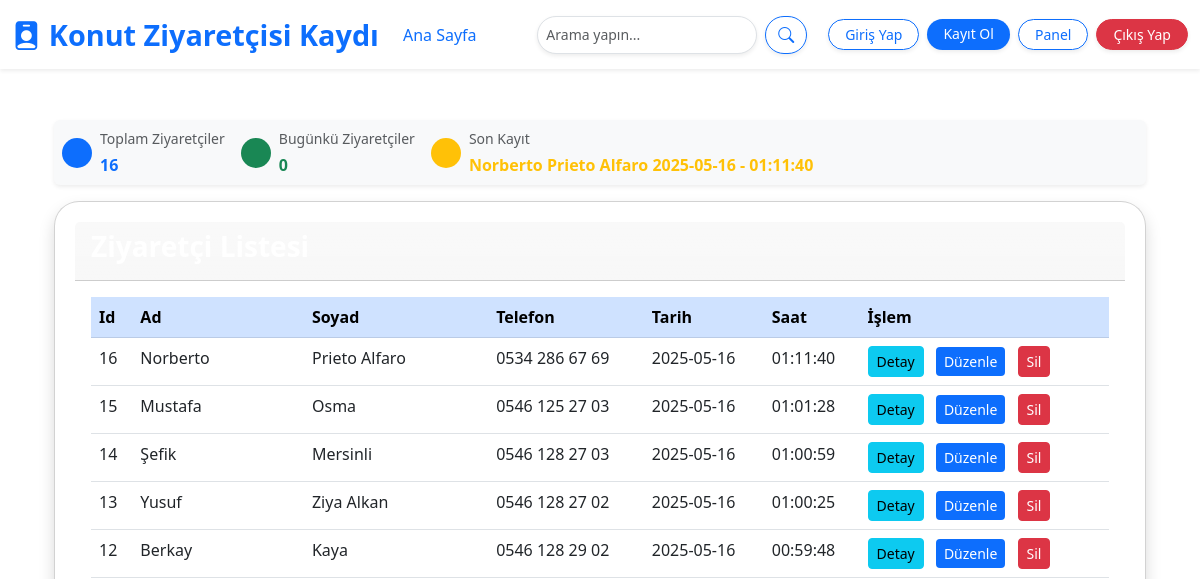
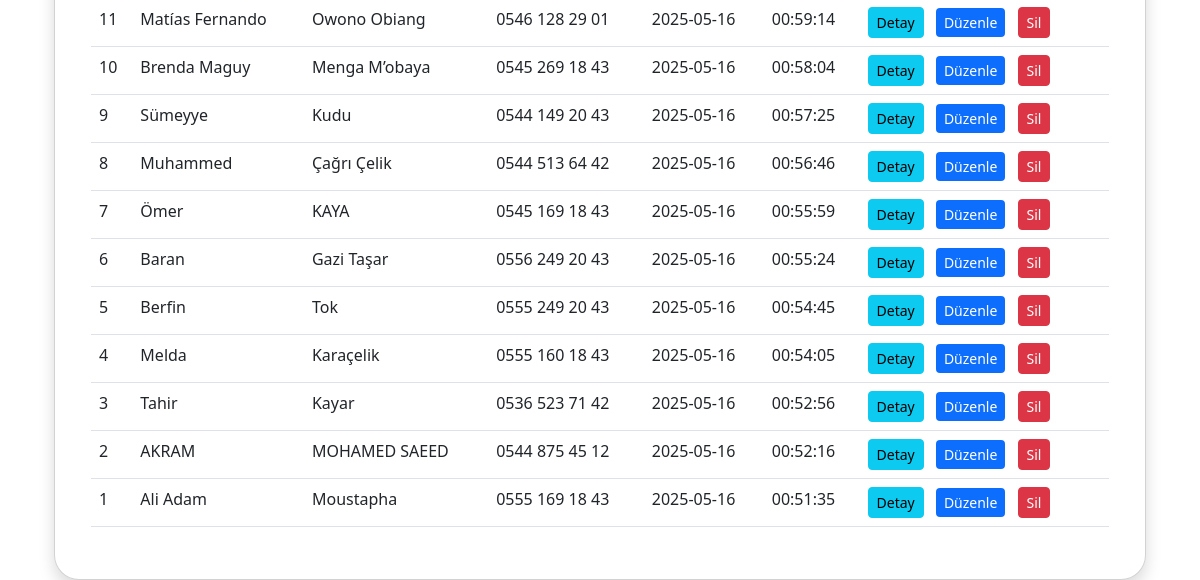
Page /dashboard (signed in) on the earlier database version (2 pictures, top to bottom).
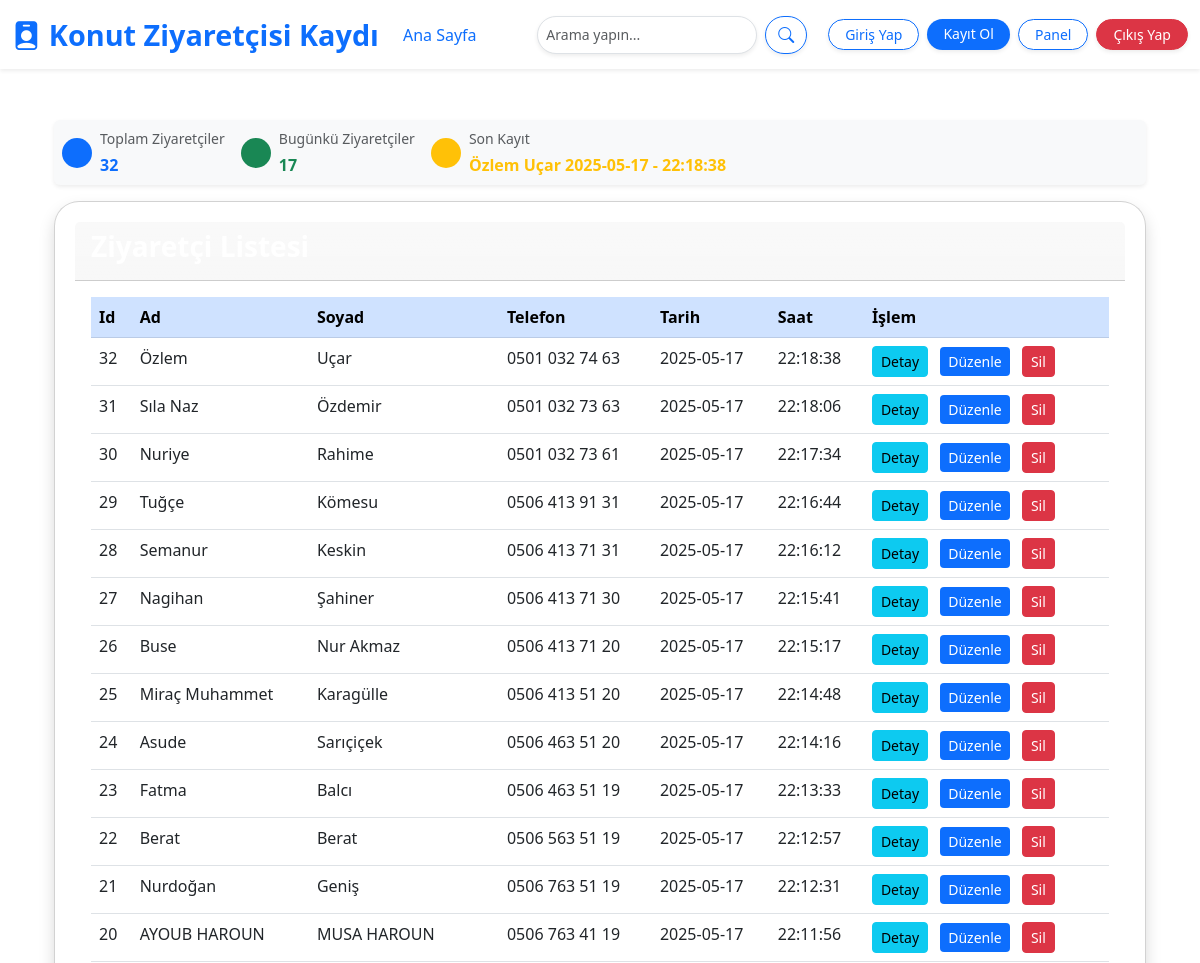
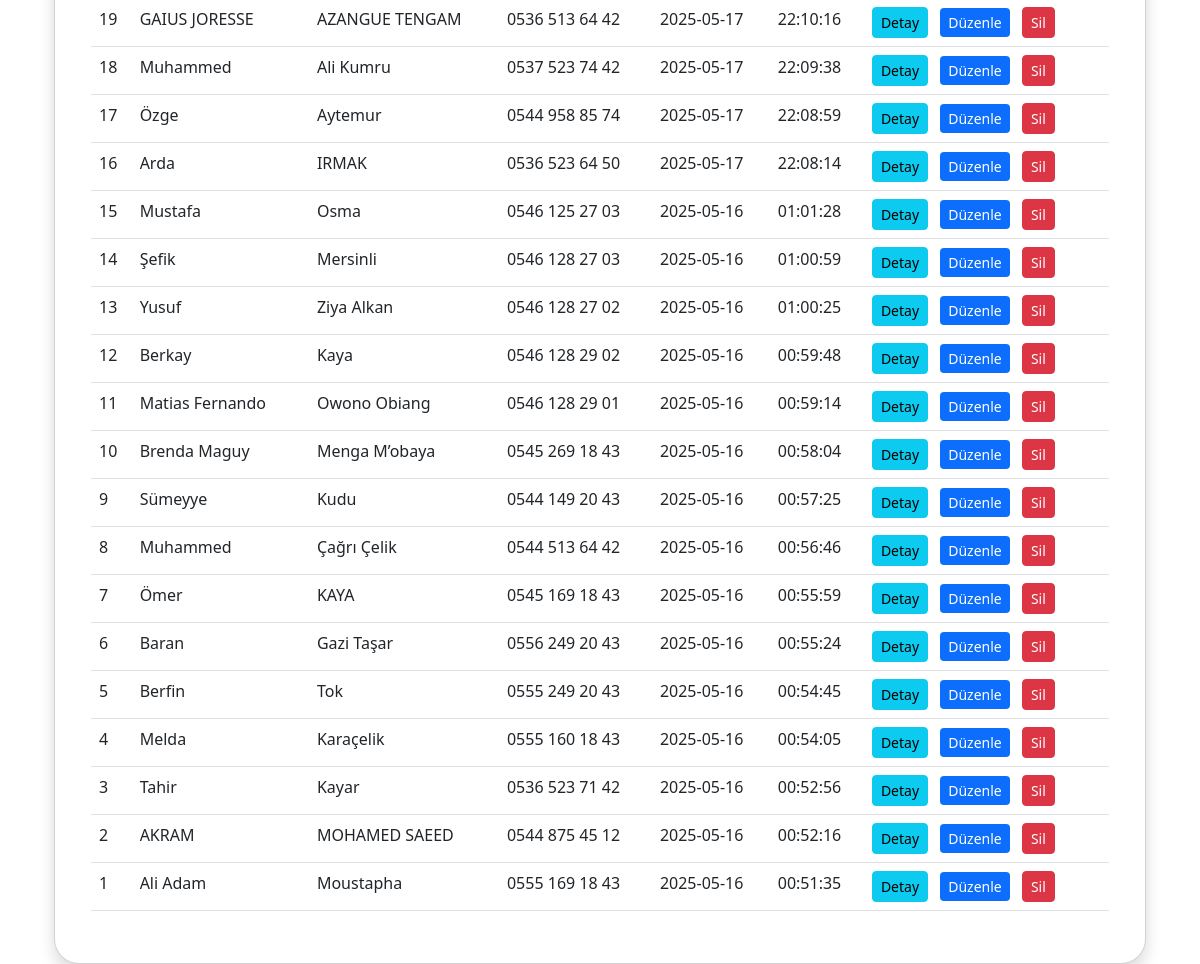
Same page on the later database version (2 pictures, top to bottom).
### models.py (models this page shows)
class Visitor(db.Model):
    __tablename__ = 'visitor'
    __table_args__ = {'extend_existing': True}
    id = db.Column(db.Integer, primary_key=True)
    name = db.Column(db.String(100), nullable=False)
    surname = db.Column(db.String(100), nullable=False)
    phone = db.Column(db.String(15), nullable=False)
    date = db.Column(db.Date, nullable=False)
    time = db.Column(db.Time, nullable=False)
    other_data = db.Column(db.Text, nullable=True)

### app.py (the view)
@app.route('/dashboard')
@login_required
def dashboard():
    query = request.args.get('q', '').strip()
    total_visitors = Visitor.query.count()
    today = datetime.today().date()
    visitors_today = Visitor.query.filter_by(date=today).count()
    last_visitor = Visitor.query.order_by(Visitor.id.desc()).first()
    last_registration = (
    f"{last_visitor.name} {last_visitor.surname} {last_visitor.date.strftime('%Y-%m-%d')} - {last_visitor.time.strftime('%H:%M:%S')}"
    if last_visitor else "Artık günlükçü yok"
)
    if query:
        visitors = Visitor.query.filter(
            or_(
                func.lower(Visitor.name).contains(query.lower()),
                func.lower(Visitor.surname).contains(query.lower())
            )
        ).order_by(Visitor.date.desc(), Visitor.time.desc()).all()
    else:
        visitors = Visitor.query.order_by(Visitor.date.desc(), Visitor.time.desc()).all()
    return render_template(
        'dashboard.html',
        visitors=visitors,
        total_visitors=total_visitors,
        visitors_today=visitors_today,
        last_registration=last_registration
    )

### app.py (called while the page is built)
@login_manager.user_loader
def load_user(user_id):
    return User.query.get(int(user_id))

### templates/dashboard.html (shortened to what this page needs)
{% extends "base.html" %}
{% block page_class %}dashboard-background{% endblock %}
{% block content %}
<div class="container mt-4">
    <div class="d-flex justify-content-between align-items-center bg-light shadow-sm rounded p-2 mb-3">
        <div class="d-flex gap-3">
            <div class="stat-box d-flex align-items-center">
                <div class="icon bg-primary text-white rounded-circle d-flex justify-content-center align-items-center" style="width: 30px; height: 30px;">
                </div>
                <div class="ms-2">
                    <p class="mb-1 text-muted small">Toplam Ziyaretçiler</p>
                    <p class="fw-bold text-primary mb-0">{{ total_visitors }}</p>
                </div>
            </div>
            <div class="stat-box d-flex align-items-center">
                <div class="icon bg-success text-white rounded-circle d-flex justify-content-center align-items-center" style="width: 30px; height: 30px;">
                </div>
                <div class="ms-2">
                    <p class="mb-1 text-muted small">Bugünkü Ziyaretçiler</p>
                    <p class="fw-bold text-success mb-0">{{ visitors_today }}</p>
                </div>
            </div>
            <div class="stat-box d-flex align-items-center">
                <div class="icon bg-warning text-white rounded-circle d-flex justify-content-center align-items-center" style="width: 30px; height: 30px;">
                </div>
                <div class="ms-2">
                    <p class="mb-1 text-muted small">Son Kayıt</p>
                    <p class="fw-bold text-warning mb-0">{{ last_registration }}</p>
                </div>
            </div>
        </div>
    </div>
    <div class="card shadow blurred-box">
        <div class="card-header bg-gradient text-white">
            <h5 class="fw-bold fs-3">Ziyaretçi Listesi</h5>
        </div>
        <div class="card-body">
            <table class="table table-hover">
                <thead class="table-primary text-white">
                    <tr>
                        <th>Id</th>
                        <th>Ad</th>
                        <th>Soyad</th>
                        <th>Telefon</th>
                        <th>Tarih</th>
                        <th>Saat</th>
                        <th>İşlem</th>
                    </tr>
                </thead>
                <tbody>
                    {% for visitor in visitors %}
                    <tr>
                        <td>{{ visitor.id }}</td>
                        <td>{{ visitor.name }}</td>
                        <td>{{ visitor.surname }}</td>
                        <td>{{ visitor.phone }}</td>
                        <td>{{ visitor.date }}</td>
                        <td>{{ visitor.time.strftime('%H:%M:%S') }}</td>
                        <td>
                            <a href="/visitor_info/{{ visitor.id }}" class="btn btn-sm btn-info me-2">Detay</a>
                            <a href="/editvisitor/{{ visitor.id }}" class="btn btn-sm btn-primary me-2">Düzenle</a>
                            <form action="{{ url_for('delete_visitor', id=visitor.id) }}" method="POST" style="display:inline;" onsubmit="return confirm('Bu kaydı silmek istediğinize emin misiniz?');">
                                <button type="submit" class="btn btn-sm btn-danger me-2">Sil</button>
                            </form>
                        </td>
                    </tr>
                    {% endfor %}
                </tbody>
            </table>
        </div>
    </div>
</div>
{% endblock %}

### templates/base.html (shortened to what this page needs)
<!DOCTYPE html>
<html lang="tr">
<head>
    <link href="https://cdn.jsdelivr.net/npm/bootstrap@5.3.0/dist/css/bootstrap.min.css" rel="stylesheet">
    <link rel="stylesheet" href="https://cdn.jsdelivr.net/npm/bootstrap-icons@1.10.0/font/bootstrap-icons.css">
    <link rel="stylesheet" href="/static/styles.css">
</head>
<body class="{% block page_class %}{% endblock %}">
    <nav class="navbar navbar-expand-lg navbar-light bg-white shadow-sm fixed-top">
        <div class="container-fluid">
            <a class="navbar-brand d-flex align-items-center text-primary fw-bold" href="/">
                <i class="bi bi-person-badge-fill me-2" style="font-size: 1.8rem;"></i>
                Konut Ziyaretçisi Kaydı
            </a>
            <div class="collapse navbar-collapse justify-content-between" id="navbarNav">
                <ul class="navbar-nav">
                    <li class="nav-item">
                        <a href="/" class="nav-link text-primary fw-medium">Ana Sayfa</a>
                    </li>
                </ul>
                    <form class="d-flex me-3" action="{{ url_for('dashboard') }}" method="GET" id="searchForm">
                        <input name="q" id="searchInput" class="form-control form-control-sm rounded-pill ms-5 shadow-sm"
                            type="search" placeholder="Arama yapın..." aria-label="Search"
                            value="{{ request.args.get('q', '') }}">
                        <button class="btn btn-outline-primary rounded-pill ms-2 shadow-sm" type="submit">
                            <i class="bi bi-search"></i>
                        </button>
                    </form>
                <div class="d-flex">
                    <a href="/login" class="btn btn-outline-primary btn-sm rounded-pill px-3 shadow-sm me-2">Giriş Yap</a>
                    <a href="/registervisitor" class="btn btn-primary btn-sm rounded-pill px-3 shadow-sm me-2">Kayıt Ol</a>
                    <a href="/dashboard" class="btn btn-outline-primary btn-sm rounded-pill px-3 shadow-sm me-2">Panel</a>
                    {% if current_user.is_authenticated %}
                    <a href="{{ url_for('logout') }}" class="btn btn-danger btn-sm rounded-pill px-3 shadow-sm me-">Çıkış Yap</a>
                    {% endif %}
                </div>
            </div>
        </div>
    </nav>
    <main class="container mt-5 pt-5">
        {% block content %}
        {% endblock %}
    </main>
</body>
</html>

### static/styles.css (style rules this page uses)
.dashboard-background { background-image: url('/static/img/victor-sutty-5vYJJ2khdj8-unsplash1.png'); background-size: cover; background-position: center; background-repeat: no-repeat; background-attachment: fixed; }
.blurred-box { background: rgba(255, 255, 255, 0.1); backdrop-filter: blur(10px); border-radius: 25px; padding: 20px; box-shadow: 0px 4px 10px rgba(0, 0, 0, 0.1); }
.navbar { transition: all 0.3s ease; }
.navbar-brand { font-size: 1.8rem; }
.nav-link { font-weight: 500; font-size: 1rem; }
.btn-primary { background-color: #0d6efd; border: none; }
.btn-outline-primary { border-color: #0d6efd; color: #0d6efd; }
form input { font-size: 0.9rem; border-color: #dee2e6; transition: all 0.3s ease; }
.shadow-sm { box-shadow: 0 4px 10px rgba(0, 0, 0, 0.1); }

Differences in the rows shown:
added Visitor: id "32", name "Özlem", surname "Uçar", phone "0501 032 74 63", date "2025-05-17", time "22:18:38"
added Visitor: id "31", name "Sıla Naz", surname "Özdemir", phone "0501 032 73 63", date "2025-05-17", time "22:18:06"
added Visitor: id "30", name "Nuriye", surname "Rahime", phone "0501 032 73 61", date "2025-05-17", time "22:17:34"
added Visitor: id "29", name "Tuğçe", surname "Kömesu", phone "0506 413 91 31", date "2025-05-17", time "22:16:44"
added Visitor: id "28", name "Semanur", surname "Keskin", phone "0506 413 71 31", date "2025-05-17", time "22:16:12"
added Visitor: id "27", name "Nagihan", surname "Şahiner", phone "0506 413 71 30", date "2025-05-17", time "22:15:41"
added Visitor: id "26", name "Buse", surname "Nur Akmaz", phone "0506 413 71 20", date "2025-05-17", time "22:15:17"
added Visitor: id "25", name "Miraç Muhammet", surname "Karagülle", phone "0506 413 51 20", date "2025-05-17", time "22:14:48"
added Visitor: id "24", name "Asude", surname "Sarıçiçek", phone "0506 463 51 20", date "2025-05-17", time "22:14:16"
added Visitor: id "23", name "Fatma", surname "Balcı", phone "0506 463 51 19", date "2025-05-17", time "22:13:33"
added Visitor: id "22", name "Berat", surname "Berat", phone "0506 563 51 19", date "2025-05-17", time "22:12:57"
added Visitor: id "21", name "Nurdoğan", surname "Geniş", phone "0506 763 51 19", date "2025-05-17", time "22:12:31"
added Visitor: id "20", name "AYOUB HAROUN", surname "MUSA HAROUN", phone "0506 763 41 19", date "2025-05-17", time "22:11:56"
added Visitor: id "19", name "GAIUS JORESSE", surname "AZANGUE TENGAM", phone "0536 513 64 42", date "2025-05-17", time "22:10:16"
added Visitor: id "18", name "Muhammed", surname "Ali Kumru", phone "0537 523 74 42", date "2025-05-17", time "22:09:38"
added Visitor: id "17", name "Özge", surname "Aytemur", phone "0544 958 85 74", date "2025-05-17", time "22:08:59"
changed Visitor id 16: name "Norberto" → "Arda"; surname "Prieto Alfaro" → "IRMAK"; phone "0534 286 67 69" → "0536 523 64 50"; date "2025-05-16" → "2025-05-17"; time "01:11:40" → "22:08:14"
changed Visitor "Owono Obiang": name "Matías Fernando" → "Matias Fernando"
Other differences:
{{ total_visitors }}: "16" → "32"
{{ visitors_today }}: "0" → "17"
{{ last_registration }}: "Norberto Prieto Alfaro 2025-05-16 - 01:11:40" → "Özlem Uçar 2025-05-17 - 22:18:38"
